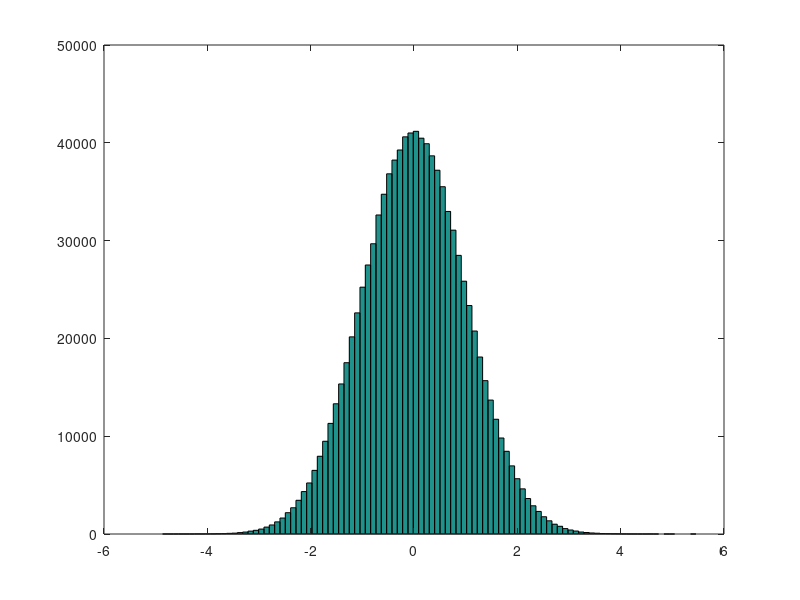

Write the MATLAB code that produced this figure.
N=1*10^6;
%generate data
MyData=(2*randi([0 1],1,N))-1;

%generate noise
MyNoise=randn(1,N);

MyRxSignal=MyData+MyNoise;
MyDetector=sign(MyRxSignal);

hist(MyNoise,100)